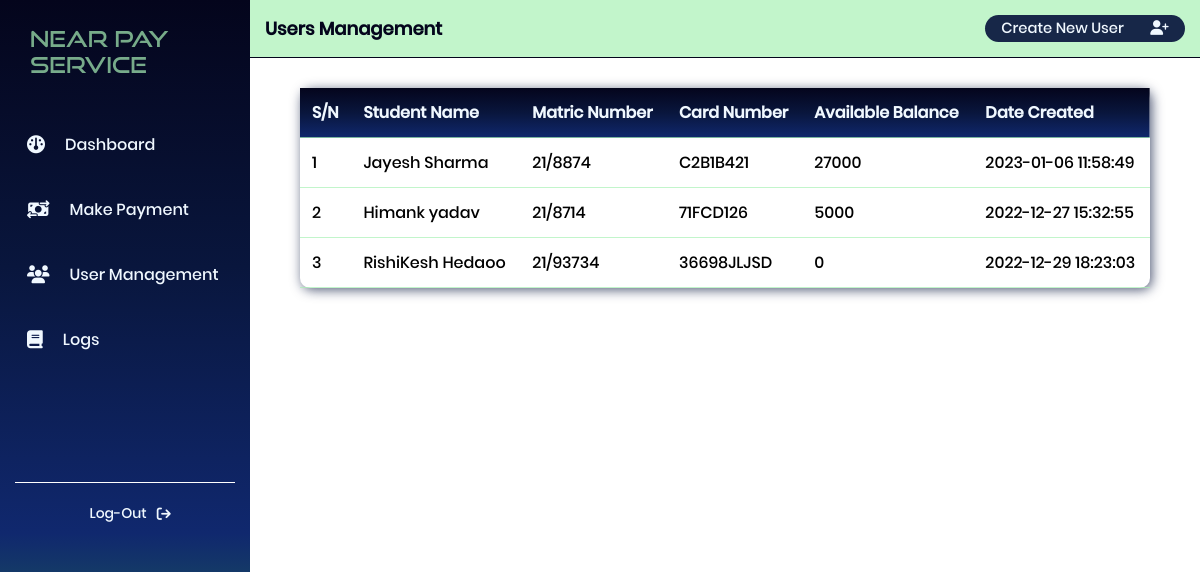
Page /Frontend/users.php (signed in) on the committed database.
### tables this page shows
CREATE TABLE `students_data` (
  `student_id` int(11) NOT NULL,
  `matric_number` varchar(8) NOT NULL,
  `name` varchar(50) NOT NULL,
  `card_number` varchar(20) NOT NULL,
  `balance` int(5) NOT NULL,
  `password` varchar(200) NOT NULL,
  `date_created` timestamp NOT NULL DEFAULT current_timestamp() ON UPDATE current_timestamp()
);

### Frontend/users.php (the view, shortened to what this page needs)
<?php
if(isset($_SESSION['username'])){
?>
<!DOCTYPE html>
<html lang="en">
<head>
    <link rel="stylesheet" href="./styles/users.css" />
</head>
<body>
    <div class="header">
        <div class="side-nav">
            <a href="#" class="logo">Near Pay Service</a>
            <ul class="nav-links">
                <li>
                    <a href="dashboard.php"><i class="fa-solid fa-gauge"></i>
                        <p>Dashboard</p>
                    </a>
                </li>
                <li>
                    <a href="funduser.php"><i class="fa-solid fa-money-bill-transfer"></i>
                        <p>Make Payment</p>
                    </a>
                </li>
                <li>
                    <a href="users.php"><i class="fa-solid fa-users"></i>
                        <p>User Management</p>
                    </a>
                </li>
                <li>
                    <a href="logs.php"><i class="fa-solid fa-book"></i>
                        <p>Logs</p>
                    </a>
                </li>
                <div class="logout">
                    <a href="../backend/process_logout.php">
                        <p>Log-Out</p>
                        <i class="fa-solid fa-arrow-right-from-bracket"></i>
                    </a>
                </div>
            </ul>
        </div>
        <div class="main">
            <div class="head">
                <h1>Users Management</h1>
                <a href="newuser.php">
                    <p>Create New User</p>
                    <i class="fa-solid fa-user-plus"></i>
                </a>
            </div>
            <div class="logtable">
                <table>
                    <tr id="header">
                        <th>S/N</th>
                        <th>Student Name</th>
                        <th>Matric Number</th>
                        <th>Card Number</th>
                        <th>Available Balance</th>
                        <th>Date Created</th>
                    </tr>
                    <?php
					include "../backend/db_conn.php";
    				$fetch_users = mysqli_query($conn, "SELECT * FROM students_data where matric_number != 'Admin'");
					$sn = 1;
					while($res = mysqli_fetch_assoc($fetch_users)){
						echo "
						<tr>
							<td>$sn</td>
							<td>".$res['name']."</td>
							<td>".$res['matric_number']."</td>
							<td>".$res['card_number']."</td>
							<td>".$res['balance']."</td>
							<td>".$res['date_created']."</td>
						</tr>
						";
						$sn ++;
					}
					?>
                </table>
            </div>
        </div>
    </div>
</body>
</html>
<?php
}else{
	header("location: ./index.php");
}
?>

### Frontend/styles/users.css (style rules this page uses)
* { margin: 0; padding: 0; box-sizing: border-box; font-family: "poppins", sans-serif; }
body { overflow-x: hidden; }
.header { width: 100%; height: 100vh; display: flex; position: relative; }
.logo { display: block; font-family: "goodtimes"; text-decoration: none; font-size: 22px; color: rgba(168, 241, 182, 0.7); margin-top: 0; padding-top: 5px; }
a { display: flex; align-items: center; text-decoration: none; color: aliceblue; padding: 20px 15px; }
.side-nav { width: 250px; height: 100%; background: linear-gradient(to top, #2c9c41, #10286e, #09163d, #04051c); position: fixed; top: 0; left: 0; padding: 20px 15px; }
.nav-links { padding-top: 15px; list-style: none; position: relative; }
.nav-links li { padding: 10px 0; }
.nav-links li a { display: flex; align-items: center; color: aliceblue; padding: 10px 12px; }
.nav-links li a i { font-size: 18px; margin-right: 20px; }
.logout { display: flex; justify-content: center; align-items: center; margin-top: 50%; border-top: 1px solid #fff; }
.logout a { font-size: 14px; }
.logout a p { padding: 0 10px; }
.main { width: 100%; margin-left: 250px; }
.main .head { display: flex; align-items: center; justify-content: space-between; padding: 15px 15px 15px 50px; background: rgba(168, 241, 182, 0.7); color: #04051c; border-bottom: 1px solid #04051c; }
.head h1 { transform: translateX(-35px); font-size: 18px; }
.head a { background-color: rgba(9, 22, 61, 0.92); max-width: 200px; width: 100%; padding: 3px; color: aliceblue; display: flex; align-items: center; justify-content: space-around; border-radius: 60px; font-size: 0.92rem; }
.logtable { padding: 30px 50px; }
table { border-collapse: collapse; width: 100%; height: auto; box-shadow: 2px 2px 12px rgba(9, 22, 61, 0.7); border-radius: 10px; }
tr { transform: all 0.4s ease-in; }
th, td { padding: 12px; text-align: left; border-bottom: 1px solid rgba(168, 241, 182, 0.7); }
#header { background: linear-gradient(to top, #10286e, #09163d, #04051c); color: aliceblue; }

### rows in the picture
students_data: name "Jayesh Sharma", matric_number "21/8874", card_number "C2B1B421", balance "27000", date_created "2023-01-06 11:58:49"
students_data: name "Himank yadav", matric_number "21/8714", card_number "71FCD126", balance "5000", date_created "2022-12-27 15:32:55"
students_data: name "RishiKesh Hedaoo", matric_number "21/93734", card_number "36698JLJSD", balance "0", date_created "2022-12-29 18:23:03"
